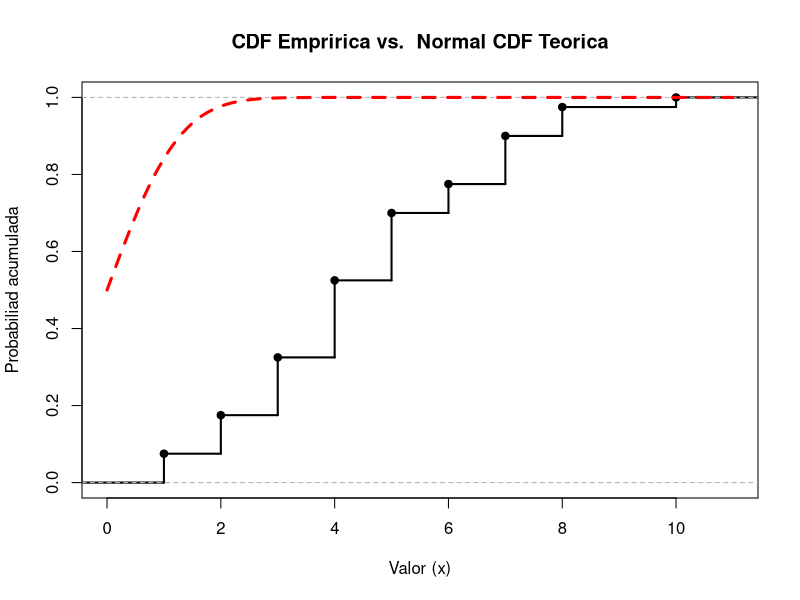
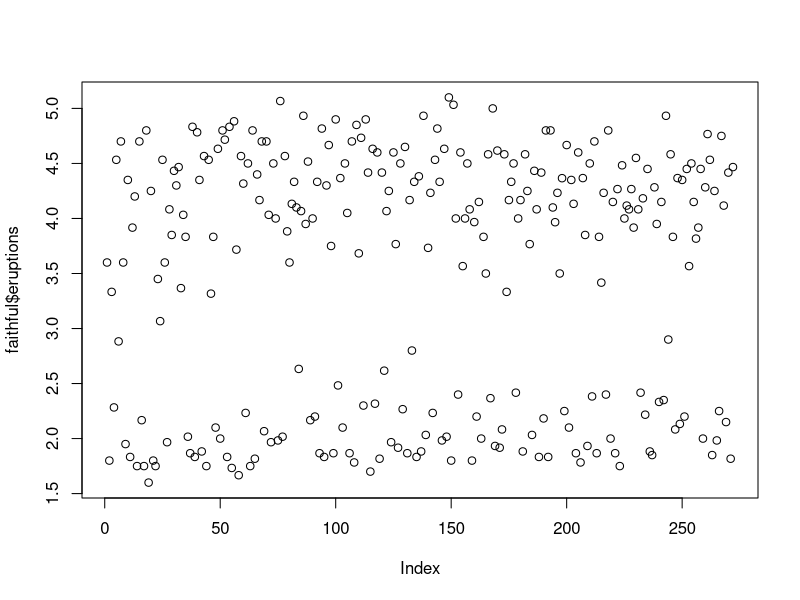
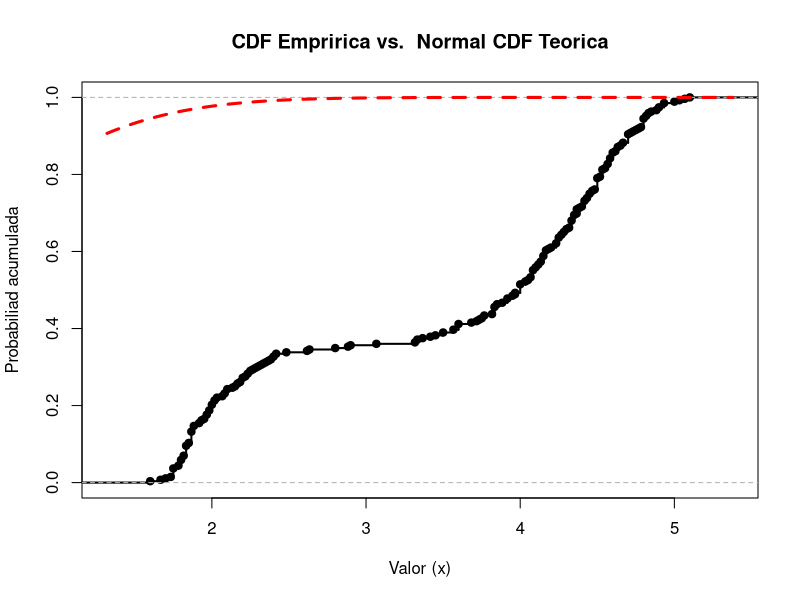
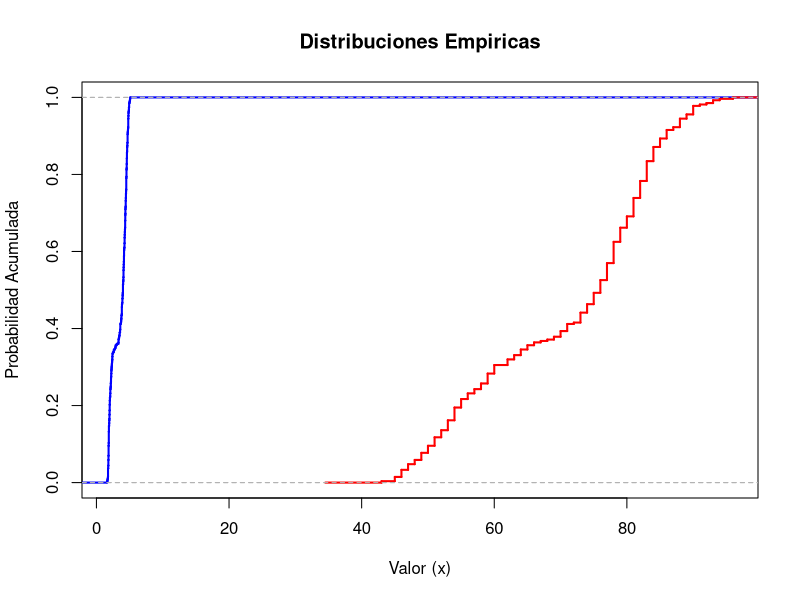
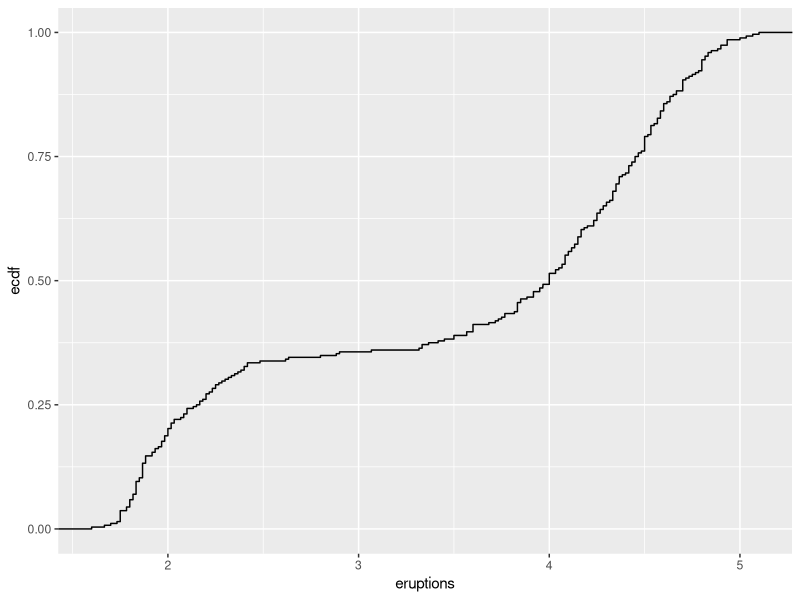
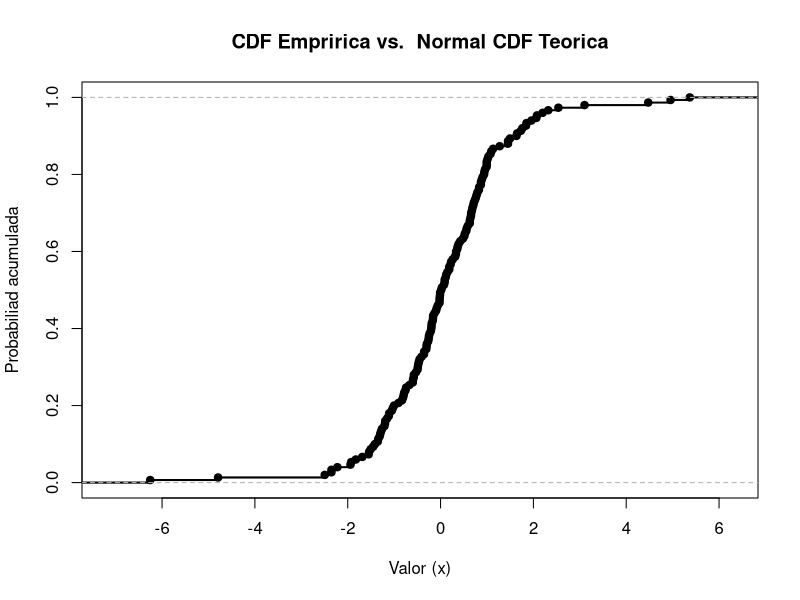
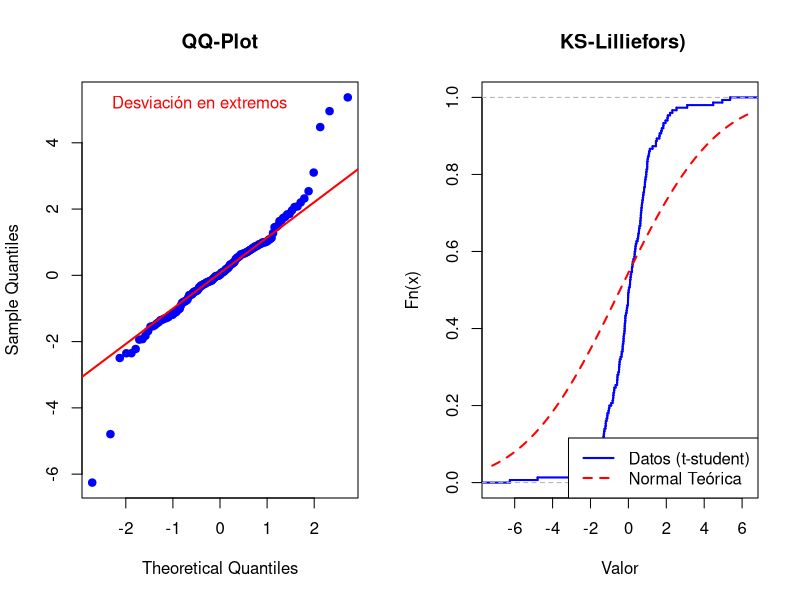
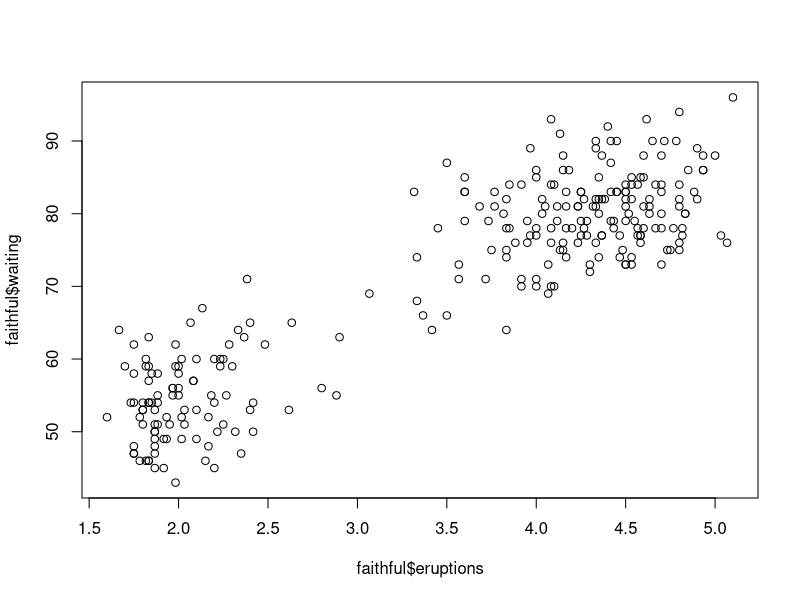

The R source for these figures, in order:
library(tidyverse)
library(goftest)
library(nortest)
library(ggplot2)
library(psych)

set.seed(123)
n <- 40               
x <- rpois(n,lambda = 4 )

#Creamos la funcion empirica
emp_func <- ecdf(x)


#Graficamos
x11()
plot(emp_func, 
     main = "CDF Empririca vs.  Normal CDF Teorica",
     xlab = "Valor (x)", 
     ylab = "Probabiliad acumulada",
     lwd = 2,               
     col = "black",         
     verticals = TRUE,      
     do.points = TRUE,      
     pch = 19)              

#Añadimos la dist normal
curve(pnorm(x, mean=0, sd=1), 
      add = TRUE,           
      col = "red",          
      lwd = 3,              
      lty = 2)              






#####KS TEST#3

data(faithful)
datos<-faithful


plot(faithful$eruptions)

describe(faithful$eruptions)


###Queremos probar Normalidad 

ecdf_erup <- ecdf(datos$eruptions)

#Graficamos

x11()
plot(ecdf_erup, 
     main = "CDF Empririca vs.  Normal CDF Teorica",
     xlab = "Valor (x)", 
     ylab = "Probabiliad acumulada",
     lwd = 2,               
     col = "black",         
     verticals = TRUE,      
     do.points = TRUE,      
     pch = 19)              

#Añadimos la dist normal
curve(pnorm(x, mean=0, sd=1), 
      add = TRUE,           
      col = "red",          
      lwd = 3,              
      lty = 2)              



####Para comparar dos distribuciones
limites_x <- range(c(datos$eruptions, datos$waiting))


x11()
plot(ecdf(datos$eruptions), 
     col = "blue", 
     main = "Distribuciones Empiricas",
     xlab = "Valor (x)", 
     ylab = "Probabilidad Acumulada",
     verticals = TRUE, 
     do.points = FALSE,
     xlim = limites_x,
     lwd = 2)

plot(ecdf(datos$waiting), 
     col = "red", 
     add = TRUE,        
     verticals = TRUE, 
     do.points = FALSE,
     lwd = 2)


x11()

ggplot(datos, aes(eruptions)) + stat_ecdf(geom = "step")


###Simulacion

library(tseries)
n_1<-150

x <- rt(n_1, 4)

x11()
plot(ecdf(x), 
     main = "CDF Empririca vs.  Normal CDF Teorica",
     xlab = "Valor (x)", 
     ylab = "Probabiliad acumulada",
     lwd = 2,               
     col = "black",         
     verticals = TRUE,      
     do.points = TRUE,      
     pch = 19)     



ks_test<-ks.test(x, pnorm)

ks_test




sw_test <- shapiro.test(x)
sw_test


library(psych)
describe(x)

lillie_test <- lillie.test(x)
lillie_test

# Anderson-Darling (sensible a las colas)
ad_test <- ad.test(x)
ad_test
# D) Jarque-Bera (Asimetría y Kurtosis)
jb_test <- jarque.bera.test(x)
jb_test


##Graficamos

x11()

par(mfrow = c(1, 2)) 

# Gráfico 1: QQ-Plot 
qqnorm(x, main = "QQ-Plot", pch = 19, col = "blue")
qqline(x, col = "red", lwd = 2)
legend("topleft", legend = "Desviación en extremos", bty="n", text.col="red")

# Gráfico 2: ECDF vs Teórica 
plot(ecdf(x), main = " KS-Lilliefors)", 
     col = "blue", verticals = TRUE, do.points = FALSE, lwd = 2,
     xlab = "Valor", ylab = "Fn(x)")

curve(pnorm(x, mean = mean(x), sd = sd(x)), add = TRUE, col = "red", lty = 2, lwd = 2)


legend("bottomright", legend = c("Datos (t-student)", "Normal Teórica"), 
       col = c("blue", "red"), lty = 1:2, lwd = 2)




cor(faithful$eruptions, faithful$waiting, method = "kendall")


x11()
plot(faithful$eruptions, faithful$waiting)
